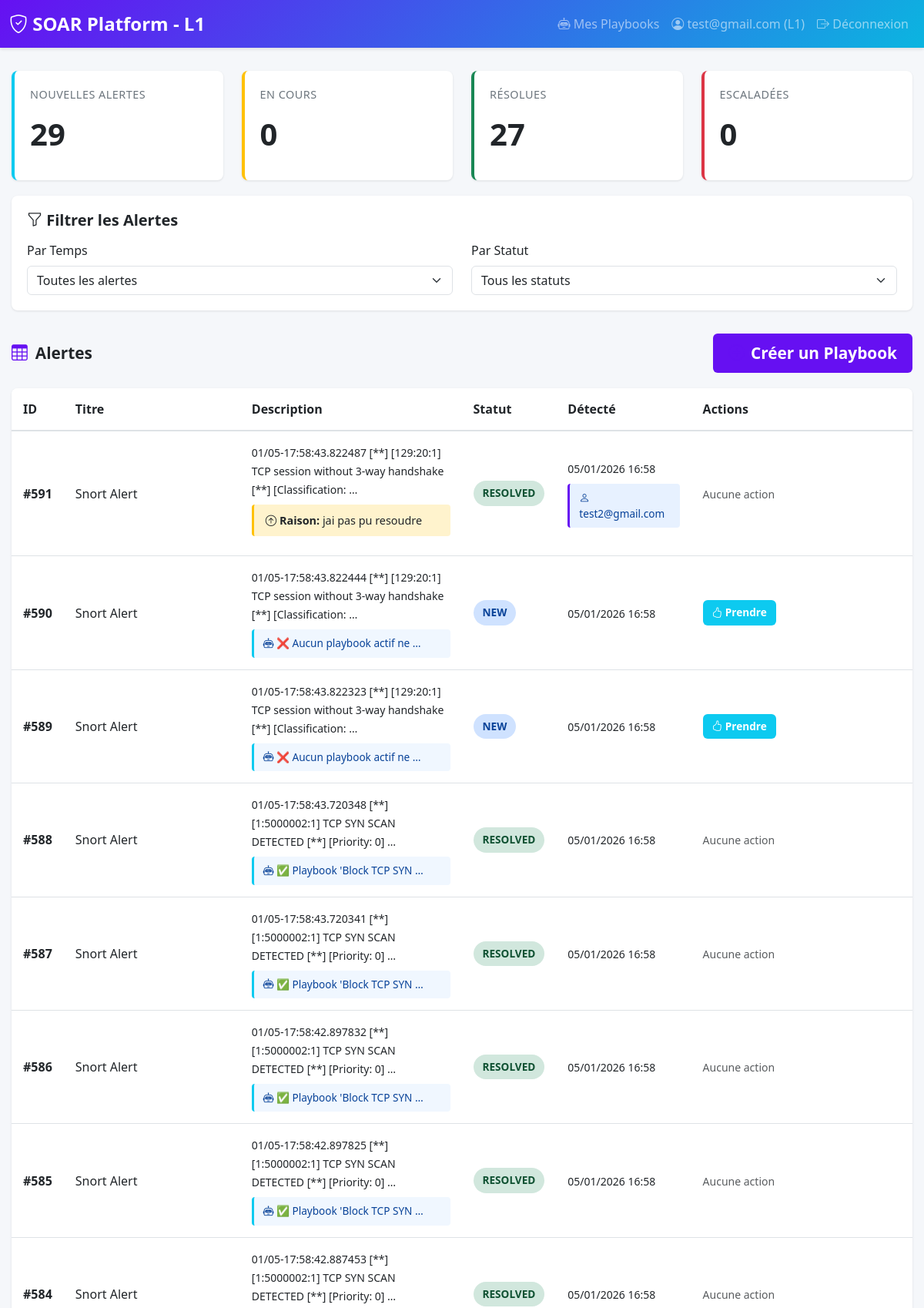
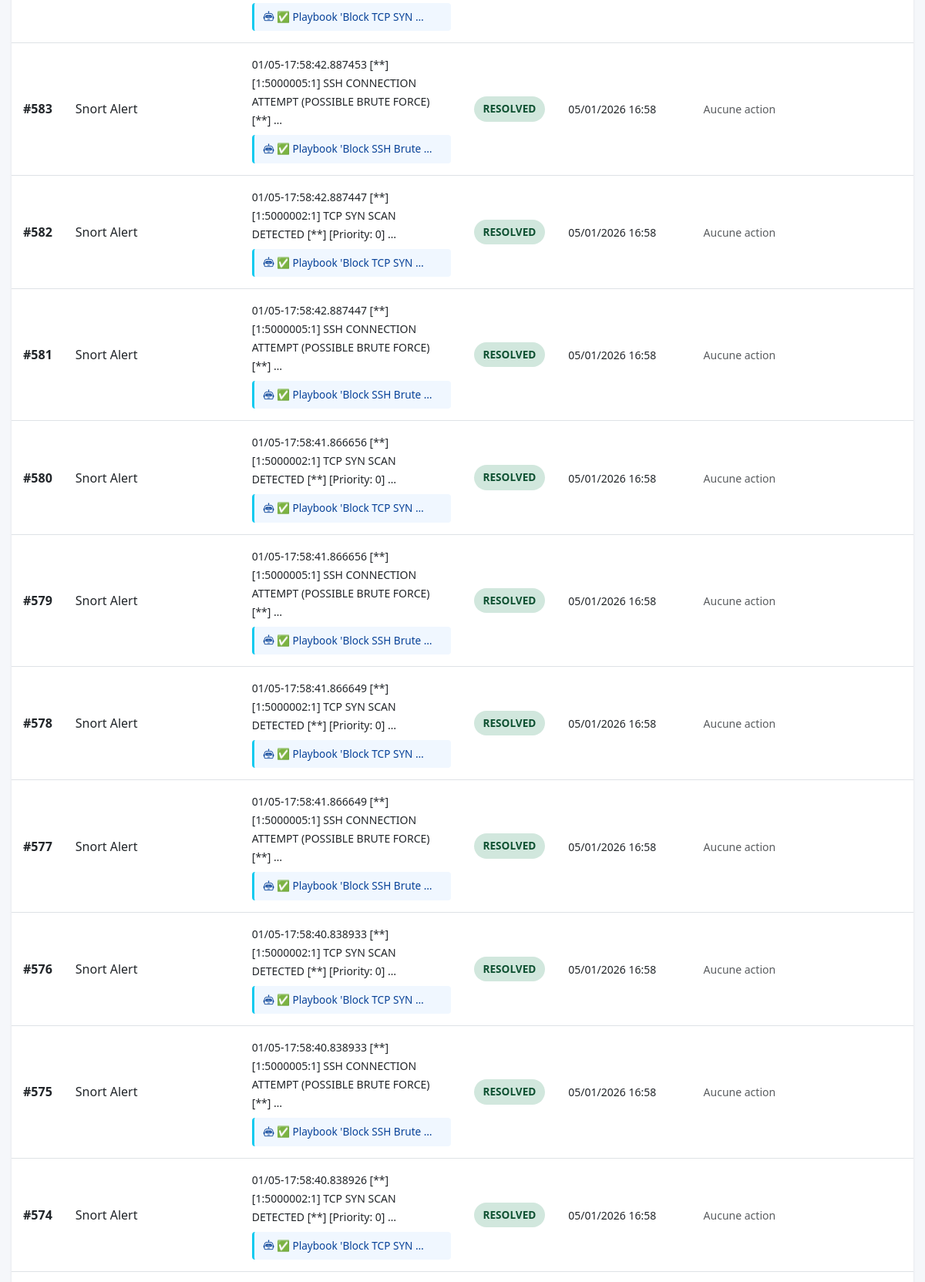
The page /alerts/l1/ (signed in, upper part) on the database its author committed (2 pictures, top to bottom).
### users/models.py (models this page shows, shortened)
class CustomUser(AbstractBaseUser, PermissionsMixin):
    ROLE_CHOICES = (
        ('L1', 'Analyste L1'),
        ('L2', 'Analyste L2'),
    )
    email = models.EmailField(unique=True)
    role = models.CharField(max_length=2, choices=ROLE_CHOICES, null=True, blank=True)
    is_active = models.BooleanField(default=True)
    is_staff = models.BooleanField(default=False)
    objects = CustomUserManager()
    USERNAME_FIELD = 'email'
    REQUIRED_FIELDS = []  # role n'est pas requis pour superuser

### alerts/models.py (models this page shows, shortened)
class Alert(models.Model):
    STATUS_CHOICES = (
        ('new', 'New'),
        ('in_progress', 'In Progress'),
        ('resolved', 'Resolved'),
        ('escalated', 'Escalated'),
        ('under_investigation', 'Under Investigation'),  # Ajouté pour L2
    )
    SEVERITY_CHOICES = (  # Ajouté pour la priorité
        ('low', 'Low'),
        ('medium', 'Medium'),
        ('high', 'High'),
        ('critical', 'Critical'),
    )
    title = models.CharField(max_length=200)
    description = models.TextField()
    detected_at = models.DateTimeField(auto_now_add=True)
    status = models.CharField(max_length=20, choices=STATUS_CHOICES, default='new')
    severity = models.CharField(max_length=20, choices=SEVERITY_CHOICES, default='medium')
    assigned_to = models.ForeignKey(
        settings.AUTH_USER_MODEL,
        on_delete=models.SET_NULL,
        null=True,
        blank=True,
        related_name='assigned_alerts'
    )
    escalated_by = models.ForeignKey(
        settings.AUTH_USER_MODEL,
        on_delete=models.SET_NULL,
        null=True,
        blank=True,
        related_name='escalated_alerts'
    )
    escalation_reason = models.TextField(null=True, blank=True)
    escalated_at = models.DateTimeField(null=True, blank=True)
    assigned_at = models.DateTimeField(null=True, blank=True)
    resolved_at = models.DateTimeField(null=True, blank=True)
    resolved_by_l2 = models.BooleanField(default=False)
    playbook_result = models.TextField(null=True, blank=True)
    deadline = models.DateTimeField(null=True, blank=True)
    playbook_executed = models.BooleanField(default=False)
    class Meta:
        ordering = ['-detected_at']

### alerts/views.py (the view)
# urls.py: path("l1/", views.l1_dashboard, name="l1_dashboard"),
@login_required
def l1_dashboard(request):
    alerts = Alert.objects.filter(
        status__in=["new", "in_progress", "resolved"]
    ).order_by("-detected_at")
    stats = {
        "new_count": Alert.objects.filter(status="new").count(),
        "in_progress_count": Alert.objects.filter(status="in_progress").count(),
        "resolved_count": Alert.objects.filter(status="resolved").count(),
        "escalated_count": Alert.objects.filter(status="escalated").count(),
    }
    return render(request, "alerts/l1_dashboard.html", {
        "alerts": alerts,
        "stats": stats
    })

### alerts/templates/alerts/l1_dashboard.html (shortened to what this page needs)
<!DOCTYPE html>
<html lang="fr">
<head>
    <link href="https://cdn.jsdelivr.net/npm/bootstrap@5.3.0/dist/css/bootstrap.min.css" rel="stylesheet">
    <link rel="stylesheet" href="https://cdn.jsdelivr.net/npm/bootstrap-icons@1.11.0/font/bootstrap-icons.css">
</head>
<body>
    <nav class="navbar navbar-expand-lg navbar-dark">
        <div class="container-fluid">
            <a class="navbar-brand" href="#">
                <i class="bi bi-shield-check"></i> SOAR Platform - L1
            </a>
            <div class="collapse navbar-collapse" id="navbarNav">
                <ul class="navbar-nav ms-auto">
                    <li class="nav-item">
                        <a class="nav-link" href="{% url 'alerts:playbook_list' %}">
                            <i class="bi bi-robot"></i> Mes Playbooks
                        </a>
                    </li>
                    <li class="nav-item">
                        <span class="nav-link">
                            <i class="bi bi-person-circle"></i> {{ request.user.get_full_name|default:request.user.email }} (L1)
                        </span>
                    </li>
                    <li class="nav-item">
                        <a class="nav-link" href="{% url 'users:logout' %}">
                            <i class="bi bi-box-arrow-right"></i> Déconnexion
                        </a>
                    </li>
                </ul>
            </div>
        </div>
    </nav>
    <div class="container-main">
        <div class="row">
            <div class="col-md-6 col-lg-3">
                <div class="stats-card new">
                    <div class="stats-label">Nouvelles Alertes</div>
                    <div class="stats-number">{{ stats.new_count }}</div>
                </div>
            </div>
            <div class="col-md-6 col-lg-3">
                <div class="stats-card in-progress">
                    <div class="stats-label">En Cours</div>
                    <div class="stats-number">{{ stats.in_progress_count }}</div>
                </div>
            </div>
            <div class="col-md-6 col-lg-3">
                <div class="stats-card resolved">
                    <div class="stats-label">Résolues</div>
                    <div class="stats-number">{{ stats.resolved_count }}</div>
                </div>
            </div>
            <div class="col-md-6 col-lg-3">
                <div class="stats-card escalated">
                    <div class="stats-label">Escaladées</div>
                    <div class="stats-number">{{ stats.escalated_count }}</div>
                </div>
            </div>
        </div>
        <div class="filter-section">
            <h5><i class="bi bi-funnel"></i> Filtrer les Alertes</h5>
            <div class="row">
                <div class="col-md-6">
                    <label for="timeFilter" class="form-label">Par Temps</label>
                    <select id="timeFilter" class="form-select" onchange="filterAlerts()">
                        <option value="all">Toutes les alertes</option>
                    </select>
                </div>
                <div class="col-md-6">
                    <label for="statusFilter" class="form-label">Par Statut</label>
                    <select id="statusFilter" class="form-select" onchange="filterAlerts()">
                        <option value="all">Tous les statuts</option>
                    </select>
                </div>
            </div>
        </div>
        <div class="section-title">
            <i class="bi bi-table"></i> Alertes
            <a href="{% url 'alerts:create_playbook' %}" class="btn-create-playbook ms-auto">
                <i class="bi bi-plus-circle"></i> Créer un Playbook
            </a>
        </div>
        {% if alerts %}
            <div class="table-responsive" id="alertsTableContainer">
                <table class="table" id="alertsTable">
                    <thead>
                        <tr>
                            <th style="width: 5%;">ID</th>
                            <th style="width: 20%;">Titre</th>
                            <th style="width: 25%;">Description</th>
                            <th style="width: 10%;">Statut</th>
                            <th style="width: 15%;">Détecté</th>
                            <th style="width: 25%;">Actions</th>
                        </tr>
                    </thead>
                    <tbody>
                        {% for alert in alerts %}
                            <tr class="alert-row clickable-row"
                                data-status="{{ alert.status|lower }}"
                                data-timestamp="{{ alert.detected_at|date:'U' }}"
                                data-alert-id="{{ alert.id }}"
                                onclick="showAlertDetails({{ alert.id }})">
                                <td><strong>#{{ alert.id }}</strong></td>
                                <td>{{ alert.title }}</td>
                                <td>
                                    <small>{{ alert.description|truncatewords:10 }}</small>
                                    {% if alert.playbook_result %}
                                        <div class="playbook-result mt-2">
                                            <i class="bi bi-robot"></i> {{ alert.playbook_result|truncatewords:5 }}
                                        </div>
                                    {% endif %}
                                    {% if alert.escalation_reason %}
                                        <div class="escalation-reason-box mt-2">
                                            <i class="bi bi-arrow-up-circle"></i> <strong>Raison:</strong> {{ alert.escalation_reason|truncatewords:5 }}
                                        </div>
                                    {% endif %}
                                </td>
                                <td>
                                    <span class="badge-status {{ alert.status }}">{{ alert.get_status_display }}</span>
                                </td>
                                <td>
                                    <small>{{ alert.detected_at|date:"d/m/Y H:i" }}</small>
                                    {% if alert.assigned_to %}
                                        <div class="analyst-info">
                                            <i class="bi bi-person"></i> {{ alert.assigned_to.get_full_name|default:alert.assigned_to.email }}
                                        </div>
                                    {% endif %}
                                </td>
                                <td>
                                    {% if alert.status == "new" and alert.assigned_to == None %}
                                        <button class="btn-action btn-take" id="takeBtn{{ alert.id }}" onclick="event.stopPropagation(); takeAlert({{ alert.id }})">
                                            <i class="bi bi-hand-thumbs-up"></i> Prendre
                                        </button>
                                    {% elif alert.status == "escalated" %}
                                        <div class="text-muted">
                                            <small>Escaladée au L2</small>
                                        </div>
                                    {% else %}
                                        <small class="text-muted">Aucune action</small>
                                    {% endif %}
                                </td>
                            </tr>
                        {% endfor %}
                    </tbody>
                </table>
            </div>
        {% else %}
            <div class="empty-state">
                <i class="bi bi-inbox"></i>
                <p>Aucune alerte trouvée</p>
            </div>
        {% endif %}
    </div>
</body>
</html>

### alerts/templates/alerts/l1_dashboard.html (style rules this page uses)
:root { --primary-color: #6610f2; --success-color: #198754; --warning-color: #ffc107; --danger-color: #dc3545; --info-color: #0dcaf0; --dark-bg: #f8f9fa; }
body { background-color: #f5f7fa; font-family: 'Segoe UI', Tahoma, Geneva, Verdana, sans-serif; }
.navbar { background: linear-gradient(135deg, var(--primary-color) 0%, #0bb5e0 100%); box-shadow: 0 2px 4px rgba(0, 0, 0, 0.1); }
.navbar-brand { font-weight: 700; font-size: 1.5rem; }
.stats-card { background: white; border-radius: 8px; padding: 20px; margin-bottom: 20px; box-shadow: 0 1px 3px rgba(0, 0, 0, 0.1); border-left: 4px solid var(--primary-color); transition: transform 0.2s, box-shadow 0.2s; }
.stats-card.new { border-left-color: var(--info-color); }
.stats-card.in-progress { border-left-color: var(--warning-color); }
.stats-card.resolved { border-left-color: var(--success-color); }
.stats-card.escalated { border-left-color: var(--danger-color); }
.stats-number { font-size: 2.5rem; font-weight: 700; margin: 10px 0; }
.stats-label { font-size: 0.9rem; color: #6c757d; text-transform: uppercase; letter-spacing: 0.5px; }
.container-main { max-width: 1400px; margin: 0 auto; padding: 30px 15px; }
.section-title { font-size: 1.3rem; font-weight: 700; margin: 30px 0 20px 0; color: #212529; display: flex; align-items: center; gap: 10px; }
.section-title i { color: var(--primary-color); }
.filter-section { background: white; padding: 20px; border-radius: 8px; margin-bottom: 20px; box-shadow: 0 1px 3px rgba(0, 0, 0, 0.1); }
.filter-section h5 { margin-bottom: 15px; font-weight: 600; }
.table-responsive { background: white; border-radius: 8px; box-shadow: 0 1px 3px rgba(0, 0, 0, 0.1); overflow: hidden; }
.table { margin-bottom: 0; }
.table thead { background-color: var(--dark-bg); border-bottom: 2px solid #dee2e6; }
.table thead th { font-weight: 600; color: #212529; padding: 15px; vertical-align: middle; }
.table tbody td { padding: 15px; vertical-align: middle; cursor: pointer; }
.table tbody tr { border-bottom: 1px solid #dee2e6; transition: background-color 0.2s; }
.badge-status { display: inline-block; padding: 6px 12px; border-radius: 20px; font-size: 0.85rem; font-weight: 600; text-transform: uppercase; }
.badge-status.new { background-color: #cfe2ff; color: #084298; }
.badge-status.resolved { background-color: #d1e7dd; color: #0f5132; }
.btn-action { padding: 6px 12px; border-radius: 6px; font-size: 0.85rem; border: none; cursor: pointer; transition: all 0.2s; font-weight: 600; white-space: nowrap; }
.btn-take { background-color: var(--info-color); color: white; }
.playbook-result { background-color: #f0f7ff; border-left: 3px solid var(--info-color); padding: 8px 12px; border-radius: 4px; font-size: 0.85rem; color: #084298; }
.btn-create-playbook { background-color: var(--primary-color); color: white; padding: 10px 20px; border-radius: 6px; text-decoration: none; font-weight: 600; display: inline-flex; align-items: center; gap: 8px; transition: all 0.2s; }
.clickable-row { cursor: pointer; }
.escalation-reason-box { background-color: #fff3cd; border-left: 3px solid var(--warning-color); padding: 10px 15px; border-radius: 4px; margin: 10px 0; font-size: 0.9rem; }
.analyst-info { background-color: #e7f1ff; border-left: 3px solid var(--primary-color); padding: 8px 12px; border-radius: 4px; font-size: 0.85rem; color: #084298; margin-top: 8px; }

### rows shown on the page
CustomUser: user.get_full_name "test@gmail.com"
Alert: id "591", title "Snort Alert", description "01/05-17:58:43.822487 [**] [129:20:1] TCP session without 3-way handshake [**] [Classification: …", escalation_reason "jai pas pu resoudre", status "RESOLVED", detected_at "05/01/2026 16:58", assigned_to.get_full_name "test2@gmail.com", shows "Aucune action"
Alert: id "590", title "Snort Alert", description "01/05-17:58:43.822444 [**] [129:20:1] TCP session without 3-way handshake [**] [Classification: …", playbook_result "❌ Aucun playbook actif ne …", status "NEW", detected_at "05/01/2026 16:58"
Alert: id "589", title "Snort Alert", description "01/05-17:58:43.822323 [**] [129:20:1] TCP session without 3-way handshake [**] [Classification: …", playbook_result "❌ Aucun playbook actif ne …", status "NEW", detected_at "05/01/2026 16:58"
Alert: id "588", title "Snort Alert", description "01/05-17:58:43.720348 [**] [1:5000002:1] TCP SYN SCAN DETECTED [**] [Priority: 0] …", playbook_result "✅ Playbook 'Block TCP SYN …", status "RESOLVED", detected_at "05/01/2026 16:58", shows "Aucune action"
Alert: id "587", title "Snort Alert", description "01/05-17:58:43.720341 [**] [1:5000002:1] TCP SYN SCAN DETECTED [**] [Priority: 0] …", playbook_result "✅ Playbook 'Block TCP SYN …", status "RESOLVED", detected_at "05/01/2026 16:58", shows "Aucune action"
Alert: id "586", title "Snort Alert", description "01/05-17:58:42.897832 [**] [1:5000002:1] TCP SYN SCAN DETECTED [**] [Priority: 0] …", playbook_result "✅ Playbook 'Block TCP SYN …", status "RESOLVED", detected_at "05/01/2026 16:58", shows "Aucune action"
Alert: id "585", title "Snort Alert", description "01/05-17:58:42.897825 [**] [1:5000002:1] TCP SYN SCAN DETECTED [**] [Priority: 0] …", playbook_result "✅ Playbook 'Block TCP SYN …", status "RESOLVED", detected_at "05/01/2026 16:58", shows "Aucune action"
Alert: id "584", title "Snort Alert", description "01/05-17:58:42.887453 [**] [1:5000002:1] TCP SYN SCAN DETECTED [**] [Priority: 0] …", playbook_result "✅ Playbook 'Block TCP SYN …", status "RESOLVED", detected_at "05/01/2026 16:58", shows "Aucune action"
Alert: id "583", title "Snort Alert", description "01/05-17:58:42.887453 [**] [1:5000005:1] SSH CONNECTION ATTEMPT (POSSIBLE BRUTE FORCE) [**] …", playbook_result "✅ Playbook 'Block SSH Brute …", status "RESOLVED", detected_at "05/01/2026 16:58", shows "Aucune action"
Alert: id "582", title "Snort Alert", description "01/05-17:58:42.887447 [**] [1:5000002:1] TCP SYN SCAN DETECTED [**] [Priority: 0] …", playbook_result "✅ Playbook 'Block TCP SYN …", status "RESOLVED", detected_at "05/01/2026 16:58", shows "Aucune action"
Alert: id "581", title "Snort Alert", description "01/05-17:58:42.887447 [**] [1:5000005:1] SSH CONNECTION ATTEMPT (POSSIBLE BRUTE FORCE) [**] …", playbook_result "✅ Playbook 'Block SSH Brute …", status "RESOLVED", detected_at "05/01/2026 16:58", shows "Aucune action"
Alert: id "580", title "Snort Alert", description "01/05-17:58:41.866656 [**] [1:5000002:1] TCP SYN SCAN DETECTED [**] [Priority: 0] …", playbook_result "✅ Playbook 'Block TCP SYN …", status "RESOLVED", detected_at "05/01/2026 16:58", shows "Aucune action"
Alert: id "579", title "Snort Alert", description "01/05-17:58:41.866656 [**] [1:5000005:1] SSH CONNECTION ATTEMPT (POSSIBLE BRUTE FORCE) [**] …", playbook_result "✅ Playbook 'Block SSH Brute …", status "RESOLVED", detected_at "05/01/2026 16:58", shows "Aucune action"
Alert: id "578", title "Snort Alert", description "01/05-17:58:41.866649 [**] [1:5000002:1] TCP SYN SCAN DETECTED [**] [Priority: 0] …", playbook_result "✅ Playbook 'Block TCP SYN …", status "RESOLVED", detected_at "05/01/2026 16:58", shows "Aucune action"
Alert: id "577", title "Snort Alert", description "01/05-17:58:41.866649 [**] [1:5000005:1] SSH CONNECTION ATTEMPT (POSSIBLE BRUTE FORCE) [**] …", playbook_result "✅ Playbook 'Block SSH Brute …", status "RESOLVED", detected_at "05/01/2026 16:58", shows "Aucune action"
Alert: id "576", title "Snort Alert", description "01/05-17:58:40.838933 [**] [1:5000002:1] TCP SYN SCAN DETECTED [**] [Priority: 0] …", playbook_result "✅ Playbook 'Block TCP SYN …", status "RESOLVED", detected_at "05/01/2026 16:58", shows "Aucune action"
Alert: id "575", title "Snort Alert", description "01/05-17:58:40.838933 [**] [1:5000005:1] SSH CONNECTION ATTEMPT (POSSIBLE BRUTE FORCE) [**] …", playbook_result "✅ Playbook 'Block SSH Brute …", status "RESOLVED", detected_at "05/01/2026 16:58", shows "Aucune action"
Alert: id "574", title "Snort Alert", description "01/05-17:58:40.838926 [**] [1:5000002:1] TCP SYN SCAN DETECTED [**] [Priority: 0] …", playbook_result "✅ Playbook 'Block TCP SYN …", status "RESOLVED", detected_at "05/01/2026 16:58", shows "Aucune action"

### other values the page prints
{{ stats.new_count }} "29"
{{ stats.in_progress_count }} "0"
{{ stats.resolved_count }} "27"
{{ stats.escalated_count }} "0"
